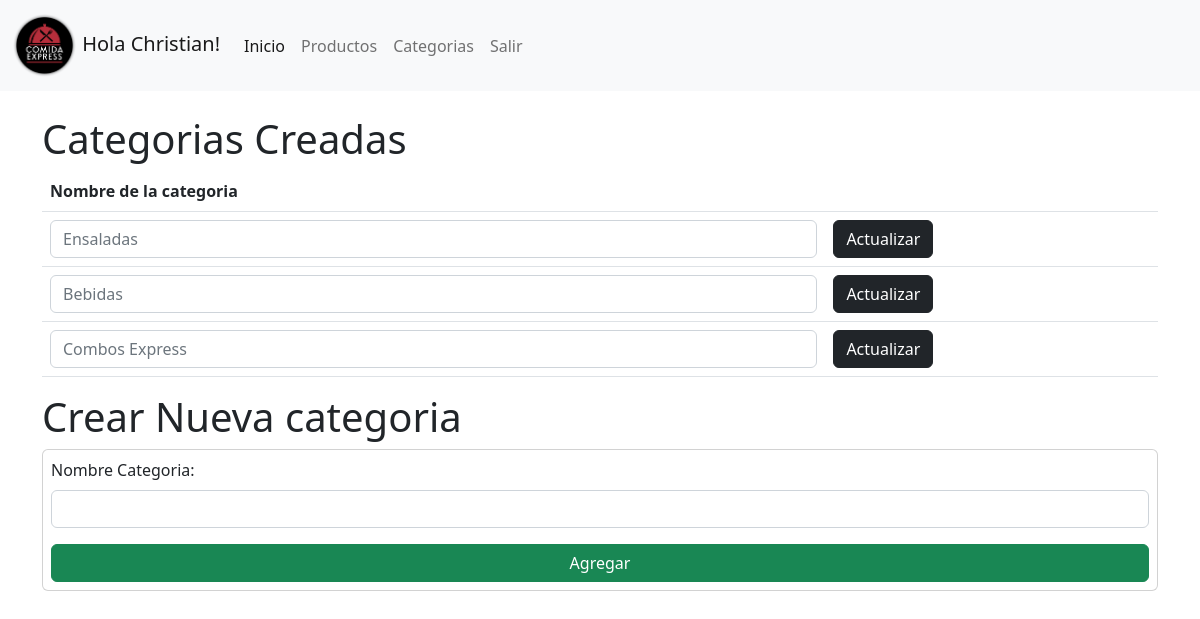
The app's page /admin/categorias.php (signed in), older data.
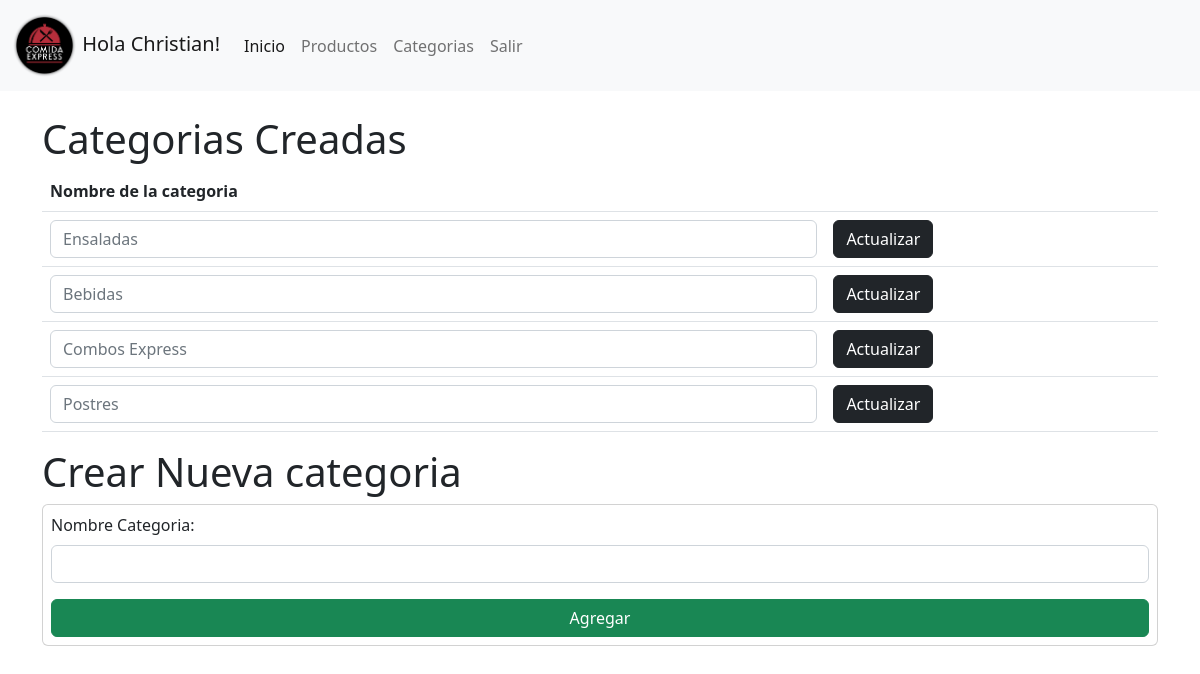
The same page, newer data.
### tables this page shows
CREATE TABLE `categoria` (
  `id_categoria` int(11) NOT NULL,
  `Categoria` varchar(45) DEFAULT NULL
);

### admin/db/funciones.php (called while the page is built, shortened)
<?php
function verCategorias($conn){
    $sql = "SELECT * FROM categoria";
    $result = mysqli_query($conn, $sql);
    $data = mysqli_fetch_all($result, MYSQLI_NUM);
    return $data;
}
?>

### admin/categorias.php (the view, shortened to what this page needs)
<?php
include 'db/conn.php';
include 'db/funciones.php';
?>
<!DOCTYPE html>
<html lang="en">
<head>
    <link href="https://cdn.jsdelivr.net/npm/bootstrap@5.2.0-beta1/dist/css/bootstrap.min.css" rel="stylesheet">
</head>
<body>
<nav class="navbar navbar-expand-lg bg-light">
    <div class="container-fluid">
        <a class="navbar-brand" href="#">
        <img src="../img/logo1.png" alt="" width="" height="65" class="d-inline-block align-text-center">
        Hola <?php echo $_SESSION['usuario'];?>!
        </a>
        <div class="collapse navbar-collapse" id="navbarNav">
        <ul class="navbar-nav">
            <li class="nav-item">
            <a class="nav-link active" aria-current="page" href="index.php">Inicio</a>
            </li>
            <li class="nav-item">
            <a class="nav-link" href="productos.php">Productos</a>
            </li>
            <li class="nav-item">
            <a class="nav-link" href="#">Categorias</a>
            </li>
            <li class="nav-item">
            <a class="nav-link" href="salir.php">Salir</a>
            </li>
        </ul>
        </div>
    </div>
    </nav>
<nav>
<div class="container mt-4">
<h1>Categorias Creadas</h1>
<table class="table">
        <thead>
            <tr>
                <th>Nombre de la categoria</th>
                <th></th>
            </tr>
        </thead>
        <tbody>
            <?php
            foreach(verCategorias($conn) as $array){
                echo "<form action='db/editarCategoria.php?id=$array[0]' method='POST'>";
                echo "<tr>";
                echo "<td> <input type='text' name='categoria' placeholder='$array[1]' class='form-control' required> </td>";
                echo "<td> <input type='submit' value='Actualizar' class='btn btn-dark'> </td>";
                echo "</tr>";
                echo "</form>";
            }
            ?>
        </tbody>
</table>
<h1>
    Crear Nueva categoria
</h1>
    <form action="db/insertarCategoria.php" method="POST" class="card p-2">
        <div class="mb-3">
            <label for="categoria" class="form-label">Nombre Categoria:</label>
            <input type="text" id="nProducto" name="categoria" class="form-control" required>
        </div>
            <input type="submit" value="Agregar" class='btn btn-success'>
    </form>
</div>
</body>
</html>

Row changes from the older to the newer data that the page shows:
added categoria: categoria "Postres"
